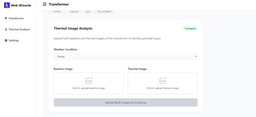
#> input picture Images/5.jpeg, 256 x 117 px, shrunk from 1600 x 734 before the run
$ python analyze.py ../Images/5.jpeg ../Images/6.jpeg
#> lines starting #> are read from the running program, lines starting #| are printed output that depends on the picture; after the words box and inside, x2 and y2 are one past the last pixel; in counts of white or black regions, pixels touching at a corner belong together
### ML Model/segment_transformer.py
"""
Unsupervised transformer part segmentation (simple, dependency-light).

Approach:
1. Load image (RGB) with Pillow.
2. Build a feature vector per pixel: [R, G, B, intensity, x/W, y/H].
3. Run a lightweight custom K-Means (no sklearn dependency) with K clusters (default 4).
4. For each cluster create a binary mask.
5. Score clusters to guess the transformer body region:
   - Reject masks with area fraction < min_area_frac (default 0.02) or > max_area_frac (default 0.75).
   - Compute average local contrast (difference vs 7x7 mean blurred image) inside mask.
   - Compute compactness score = area / (bbox_area + 1e-6).
   - Composite score = (contrast_z + compactness_z + (1 - |0.25 - area_frac|))
   Highest composite wins.
6. Save:
   - result/mask_best.png : best guess mask (white=transformer candidate)
   - result/mask_cluster_<i>.png : mask per cluster
   - result/overlay_cluster_<i>.png : image with that cluster highlighted
   - result/overlay_best.png : highlight of chosen cluster
   - result/segments_meta.json : metrics per cluster & chosen index

Usage:
    python segment_transformer.py input.jpg
    (Outputs to ./result directory.)

Optional args:
    --k 4            Number of clusters (2-8 reasonable)
    --iterations 15  K-Means iterations
    --seed 42        Random seed

Integration idea with analyze.py:
    1. Run this script once per image to isolate transformer.
    2. Multiply candidate image by mask (or crop to mask bbox) before calling analyze_pair for more robust thermal comparison.

No external heavy libs; only Pillow and numpy.
"""
from __future__ import annotations
import sys, os, json, math, random
from typing import Tuple, List, Dict
from PIL import Image, ImageFilter, ImageDraw
import numpy as np

# ------------------------------ Utility functions ------------------------------

def load_image(path: str) -> Image.Image:
    return Image.open(path).convert('RGB')

def image_to_features(img: Image.Image) -> np.ndarray:
    W, H = img.size
    arr = np.array(img, dtype=np.float32)  # H x W x 3
    R = arr[:,:,0]
    G = arr[:,:,1]
    B = arr[:,:,2]
    I = (0.299*R + 0.587*G + 0.114*B)
    # coordinate features normalized 0..1
    xs = np.tile(np.linspace(0,1,W, dtype=np.float32), (H,1))
    ys = np.tile(np.linspace(0,1,H, dtype=np.float32)[:,None], (1,W))
    # stack features (H, W, F)
    feats = np.stack([R, G, B, I, xs*255.0, ys*255.0], axis=-1)  # scale coords similar range
    flat = feats.reshape(-1, feats.shape[-1])
    # standardize features (z-score)
    mean = flat.mean(axis=0, keepdims=True)
    std = flat.std(axis=0, keepdims=True) + 1e-6
    flat = (flat - mean)/std
    return flat

# ------------------------------ K-Means (simple) ------------------------------

def kmeans(data: np.ndarray, k: int, iterations: int = 15, seed: int = 42) -> Tuple[np.ndarray, np.ndarray]:
    """Return (centroids, labels)"""
    n, f = data.shape
    rnd = np.random.RandomState(seed)
    # init: pick k random points
    idx = rnd.choice(n, k, replace=False)
    centroids = data[idx].copy()
    labels = np.zeros(n, dtype=np.int32)
    for it in range(iterations):
        # assign
        # compute distances to centroids (k-means++ style not needed here)
        dists = np.zeros((n, k), dtype=np.float32)
        for ci in range(k):
            diff = data - centroids[ci]
            dists[:,ci] = np.sum(diff*diff, axis=1)
        new_labels = np.argmin(dists, axis=1)
        if it > 0 and np.all(new_labels == labels):
            break  # converged
        labels = new_labels
        # update
        for ci in range(k):
            mask = labels == ci
            if np.any(mask):
                centroids[ci] = data[mask].mean(axis=0)
            else:
                # re-init empty centroid
                centroids[ci] = data[rnd.choice(n)]
    return centroids, labels

# ------------------------------ Scoring clusters ------------------------------

def compute_local_contrast(gray: np.ndarray) -> np.ndarray:
    from scipy.signal import convolve2d  # optional; fallback manual if missing
    # If scipy unavailable, we'll catch and use a simple box filter with numpy

# Provide a pure numpy fallback for local contrast without scipy

def local_mean(gray: np.ndarray, k: int = 7) -> np.ndarray:
    pad = k//2
    padded = np.pad(gray, pad, mode='reflect')
    out = np.zeros_like(gray)
    for y in range(gray.shape[0]):
        for x in range(gray.shape[1]):
            out[y,x] = padded[y:y+k, x:x+k].mean()
    return out

def score_clusters(labels: np.ndarray, img: Image.Image, k: int) -> Dict:
    W, H = img.size
    arr = np.array(img, dtype=np.float32)
    gray = (0.299*arr[:,:,0] + 0.587*arr[:,:,1] + 0.114*arr[:,:,2]) / 255.0

    # local contrast (slow but OK for moderate images)
    try:
        mean_local = local_mean(gray, 7)
    except Exception:
        mean_local = local_mean(gray, 7)
    contrast = np.abs(gray - mean_local)

    total_pixels = W*H
    cluster_info = []
    for ci in range(k):
        mask_flat = (labels == ci)
        count = int(mask_flat.sum())
        area_frac = count / total_pixels
        if count == 0:
            cluster_info.append({
                'cluster': ci,
                'areaFrac': 0.0,
                'contrastMean': 0.0,
                'compactness': 0.0,
                'score': -1e9,
            })
            continue
        # bounding box
        ys, xs = np.nonzero(mask_flat.reshape(H, W))
        minx, maxx = int(xs.min()), int(xs.max())
        miny, maxy = int(ys.min()), int(ys.max())
        bbox_area = (maxx-minx+1)*(maxy-miny+1)
        compactness = count / (bbox_area + 1e-6)
        contrast_mean = float(contrast.reshape(-1)[mask_flat].mean())
        cluster_info.append({
            'cluster': ci,
            'areaFrac': float(area_frac),
            'contrastMean': contrast_mean,
            'compactness': float(compactness),
            'bbox': [minx, miny, maxx, maxy]
        })

    # normalize metrics (z-like) for scoring
    def z(vals):
        v = np.array(vals, dtype=np.float32)
        if len(v) == 0:
            return v
        m = v.mean(); s = v.std() + 1e-6
        return (v - m)/s

    contrast_z = z([c['contrastMean'] for c in cluster_info])
    compact_z = z([c['compactness'] for c in cluster_info])
    area_deviation = [1 - abs(0.25 - c['areaFrac']) for c in cluster_info]  # prefer ~25% region but flexible

    min_area_frac = 0.02
    max_area_frac = 0.75

    best_idx = -1
    best_score = -1e9
    for i, info in enumerate(cluster_info):
        if info['areaFrac'] < min_area_frac or info['areaFrac'] > max_area_frac:
            score = -1e9
        else:
            score = float(contrast_z[i] + compact_z[i] + area_deviation[i])
        info['score'] = score
        if score > best_score:
            best_score = score
            best_idx = i

    return {
        'clusters': cluster_info,
        'bestClusterIdx': best_idx,
        'width': W,
        'height': H
    }

# ------------------------------ Main segmentation pipeline ------------------------------

# [153 lines left out: function segment_image, not called in this run]

# ------------------------------ Minimal API (no extra saves) ------------------------------
def segment_and_reconstruct(path: str, k: int = 4, iterations: int = 12, seed: int = 42) -> Image.Image:
    """Return a reconstructed color Image (transformer region only) without saving intermediates.
    Falls back to original image if segmentation fails.
    """
    img = load_image(path)
    W, H = img.size
    feats = image_to_features(img)
    try:
        _, labels = kmeans(feats, k=k, iterations=iterations, seed=seed)
    except Exception:
        return img
    labels_img = labels.reshape(H, W)
    meta = score_clusters(labels, img, k)
    best_idx = meta['bestClusterIdx']
    if best_idx < 0:
        return img
    best_mask_bool = (labels_img == best_idx).astype(np.uint8)
    # Simple refinement: remove tiny comps
    visited = np.zeros_like(best_mask_bool, dtype=bool)
    refined = np.zeros_like(best_mask_bool, dtype=np.uint8)
    min_area = int(0.002 * W * H)
    from collections import deque
    dirs = [(1,0),(-1,0),(0,1),(0,-1)]
    for y in range(H):
        for x in range(W):
            if best_mask_bool[y, x] == 0 or visited[y, x]:
                continue
            q = deque([(x, y)])
            visited[y, x] = True
            pixels = []
            while q:
                px, py = q.popleft()
                pixels.append((px, py))
                for dx, dy in dirs:
                    nx, ny = px + dx, py + dy
                    if nx < 0 or ny < 0 or nx >= W or ny >= H:
                        continue
                    if not visited[ny, nx] and best_mask_bool[ny, nx] == 1:
                        visited[ny, nx] = True
                        q.append((nx, ny))
            if len(pixels) >= min_area:
                for (px, py) in pixels:
                    refined[py, px] = 1
    arr = np.array(img)
    recon = np.zeros_like(arr)
    recon[refined == 1] = arr[refined == 1]
    return Image.fromarray(recon)

# ------------------------------ CLI ------------------------------

# [35 lines left out: functions parse_args, main, not called in this run]

# [2 lines that do not run on import are left out]

### ML Model/analyze.py
"""
Rule-based thermal comparison script.
Input: baseline.png candidate.png
Output: JSON to stdout with keys: prob, histDistance, dv95, warmFraction, boxes, annotated
- annotated is a data URL (image/png)
"""
import sys
import json
import base64
import io
import os
from PIL import Image, ImageDraw, ImageFont

# Attempt to import minimal segmentation API
try:
    from segment_transformer import segment_and_reconstruct
except Exception:
    segment_and_reconstruct = None

def rgb_to_hsv(r, g, b):
    r_, g_, b_ = r/255.0, g/255.0, b/255.0
    mx = max(r_, g_, b_)
    mn = min(r_, g_, b_)
    diff = mx - mn
    if diff == 0:
        h = 0.0
    elif mx == r_:
        h = (60 * ((g_-b_)/diff) + 360) % 360
    elif mx == g_:
        h = (60 * ((b_-r_)/diff) + 120) % 360
    else:
        h = (60 * ((r_-g_)/diff) + 240) % 360
    s = 0.0 if mx == 0 else diff / mx
    v = mx
    return h/360.0, s, v


def analyze_pair(base_img: Image.Image, cand_img: Image.Image):
    W, H = cand_img.size
    # Hist parameters
    h_bins, s_bins = 30, 32
    hist_base = [0.0]*(h_bins*s_bins)
    hist_cand = [0.0]*(h_bins*s_bins)

    # Prepare pixel access
    base_px = base_img.convert('RGB').load()
    cand_px = cand_img.convert('RGB').load()

    # dv95 sampling approx 10% pixels
    sample_every = 10
    dv_vals = []

    # Warm mask
    mask = [[False]*W for _ in range(H)]

    for y in range(H):
        for x in range(W):
            rB, gB, bB = base_px[x, y]
            rC, gC, bC = cand_px[x, y]
            hB, sB, vB = rgb_to_hsv(rB, gB, bB)
            hC, sC, vC = rgb_to_hsv(rC, gC, bC)

            hBinB = min(h_bins-1, max(0, int(hB*h_bins)))
            sBinB = min(s_bins-1, max(0, int(sB*s_bins)))
            hist_base[hBinB*s_bins + sBinB] += 1.0

            hBinC = min(h_bins-1, max(0, int(hC*h_bins)))
            sBinC = min(s_bins-1, max(0, int(sC*s_bins)))
            hist_cand[hBinC*s_bins + sBinC] += 1.0

            if ((x + y*W) % sample_every) == 0:
                dv_vals.append(max(0.0, vC - vB))

            warm_hue = (hC <= 0.17) or (hC >= 0.95)
            warm_sat = sC >= 0.35
            warm_val = vC >= 0.5
            contrast = (vC - vB) >= 0.15
            mask[y][x] = warm_hue and warm_sat and warm_val and contrast

    def normalize(hist):
        s = sum(hist)
        if s > 0:
            for i in range(len(hist)):
                hist[i] /= s

    def l2(a, b):
        return sum((ai-bi)*(ai-bi) for ai, bi in zip(a, b)) ** 0.5

    normalize(hist_base)
    normalize(hist_cand)
    hist_dist = l2(hist_base, hist_cand)

    dv_vals.sort()
    if dv_vals:
        idx = round(0.95*(len(dv_vals)-1))
        dv95 = dv_vals[idx]
    else:
        dv95 = 0.0

    warm_count = sum(1 for y in range(H) for x in range(W) if mask[y][x])
    warm_frac = warm_count/(W*H)

    # Connected components to boxes
    visited = [[False]*W for _ in range(H)]
    dirs = [(1,0),(-1,0),(0,1),(0,-1)]
    boxes = []
    min_area = max(32, int(W*H*0.001))

    from collections import deque
    for y in range(H):
        for x in range(W):
            if not mask[y][x] or visited[y][x]:
                continue
            q = deque([(x,y)])
            visited[y][x] = True
            minX = maxX = x
            minY = maxY = y
            area = 0
            while q:
                px, py = q.popleft()
                area += 1
                minX = min(minX, px)
                minY = min(minY, py)
                maxX = max(maxX, px)
                maxY = max(maxY, py)
                for dx, dy in dirs:
                    nx, ny = px+dx, py+dy
                    if nx < 0 or ny < 0 or nx >= W or ny >= H:
                        continue
                    if not visited[ny][nx] and mask[ny][nx]:
                        visited[ny][nx] = True
                        q.append((nx, ny))
            if area >= min_area:
                boxes.append([minX, minY, maxX-minX+1, maxY-minY+1])

    # First, classify potential faults BEFORE filtering (per user request order)
    # This gives us an overall faultType derived from the raw candidate boxes.
    def classify_fault(img_w, img_h, boxes_list):
        if not boxes_list:
            return "none", []
        # Define middle area as central third of the image
        center_x0, center_y0 = int(img_w * 0.33), int(img_h * 0.33)
        center_x1, center_y1 = int(img_w * 0.67), int(img_h * 0.67)
        total_area = float(img_w * img_h)

        info = []
        has_large_central = False
        has_rectangular = False
        max_area_frac = 0.0

        for (x, y, w, h) in boxes_list:
            area = float(w * h)
            area_frac = area / total_area if total_area > 0 else 0.0
            short_side = max(1.0, float(min(w, h)))
            long_side = float(max(w, h))
            aspect = long_side / short_side

            # central overlap check
            bx0, by0, bx1, by1 = x, y, x + w, y + h
            ox0, oy0 = max(bx0, center_x0), max(by0, center_y0)
            ox1, oy1 = min(bx1, center_x1), min(by1, center_y1)
            overlap = max(0, ox1 - ox0) * max(0, oy1 - oy0)
            overlap_frac = (overlap / area) if area > 0 else 0.0

            # Track maxima and shapes
            max_area_frac = max(max_area_frac, area_frac)
            if aspect >= 2.0:
                has_rectangular = True

            # Per-box label for annotation
            if area_frac >= 0.10:
                box_label = 'Loose joint'
            elif aspect >= 2.0:
                box_label = 'Wire overload'
            else:
                box_label = 'Point overload'

            # Large central if box covers >=30% and overlaps center meaningfully
            if area_frac >= 0.30 and overlap_frac >= 0.4:
                has_large_central = True

            info.append({
                'x': int(x), 'y': int(y), 'w': int(w), 'h': int(h),
                'areaFrac': float(area_frac), 'aspect': float(aspect),
                'overlapCenterFrac': float(overlap_frac), 'label': box_label
            })

        # Decide fault in specified order
        if has_large_central:
            return "loose joint", info
        if max_area_frac < 0.30:
            return "point overload", info
        if has_rectangular:
            return "wire overload", info
        return "none", info

    # Classify on raw boxes first
    fault_type_raw, _ = classify_fault(W, H, boxes)

    # Filter nested boxes if 80% of a box area overlaps another (remove the inner)
    # [9 lines left out: function overlap_area, not called in this run]

    keep = [True] * len(boxes)
    areas = [w * h for (x, y, w, h) in boxes]
    for i in range(len(boxes)):
        if not keep[i]:
            continue
        for j in range(len(boxes)):
            if i == j or not keep[j]:
                continue
            inter = overlap_area(boxes[i], boxes[j])
            if areas[i] > 0 and inter / areas[i] >= 0.8:
                # i is 80% inside j
                keep[i] = False
                break
    filtered = [b for b, k in zip(boxes, keep) if k]

    # Score and prob
    score = (hist_dist/0.5) + dv95 + (warm_frac*2.0)
    prob = 1.0 / (1.0 + pow(2.718281828, -score))

    # Now label each remaining (filtered) box and return their info
    _, box_info = classify_fault(W, H, filtered)
    fault_type = fault_type_raw

    # Provide UI with geometry and labels; frontend will draw overlays
    # Map each box to a high-level fault type for filtering in UI
    enriched = []
    for bi in box_info:
        area_frac = bi['areaFrac']
        aspect = bi['aspect']
        overlap_center = bi['overlapCenterFrac']

        # This logic seems more aligned with user intent.
        if area_frac >= 0.10 and (overlap_center >= 0.4 or area_frac >= 0.30):
            box_fault = 'loose joint'
        elif aspect >= 2.0:
            box_fault = 'wire overload'
        else: # Default to point overload for other warm regions
            box_fault = 'point overload'
        bi2 = dict(bi)
        bi2['boxFault'] = box_fault
        enriched.append(bi2)

    return {
        'prob': float(prob),
        'histDistance': float(hist_dist),
        'dv95': float(dv95),
        'warmFraction': float(warm_frac),
        'imageWidth': int(W),
        'imageHeight': int(H),
        'boxes': filtered,
        'boxInfo': enriched,
        'faultType': fault_type,
        # annotated is now empty; UI will render overlays
        'annotated': '',
    }


# [39 lines left out: function draw_bounding_boxes, not called in this run]


def main():
    if len(sys.argv) != 3:
        print(json.dumps({'error': 'usage: analyze.py BASELINE CANDIDATE'}))
        sys.exit(2)
    base_path, cand_path = sys.argv[1], sys.argv[2]

    # Create result folder
    script_dir = os.path.dirname(os.path.abspath(__file__))
    result_dir = os.path.join(script_dir, 'result')
    os.makedirs(result_dir, exist_ok=True)

    try:
        # Load originals
        orig_base = Image.open(base_path).convert('RGB')
#> orig_base is the input picture: PIL image 256x117 RGB; mean R, G, B 248.5, 249, 250.2
        orig_cand = Image.open(cand_path).convert('RGB')
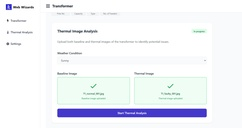
#> input picture Images/6.jpeg, 242 x 128 px, shrunk from 1515 x 799 before the run
#> orig_cand is the input picture: PIL image 242x128 RGB; mean R, G, B 240.5, 242.6, 247.6

        # Apply segmentation if available
        if segment_and_reconstruct is not None:
            seg_base = segment_and_reconstruct(base_path)
#> in image_to_features, `mean = flat.mean(axis=0, keepdims=True)`: mean = [[248.5, 249, 250.2, 249, 127.5, 127.5]]
#> in image_to_features, `std = flat.std(axis=0, keepdims=True) + 1e-6`: std = [[15.77, 15.37, 13.63, 15.23, 73.9, 74.25]]
#> in kmeans, `centroids = data[idx].copy()`: centroids = [[0.415, 0.39, 0.355, 0.395, -1.67, 0.829], [0.415, 0.39, 0.355, 0.395, 0.101, -1.1], [0.352, 0.39, 0.355, 0.375, -0.94, -0.207], [0.0346, 0.0646, 0.135, 0.0618, 1.52, 0.651]]
#> after the loop in kmeans, `for it in range(iterations):`: centroids = [[0.215, 0.202, 0.192, 0.205, -0.182, 1.03], [0.169, 0.184, 0.208, 0.182, 1, -0.468], [0.261, 0.254, 0.239, 0.255, -0.845, -0.726], [-3.39, -3.37, -3.37, -3.39, -0.325, 0.479]]
#> in segment_and_reconstruct, `labels_img = labels.reshape(H, W)`:
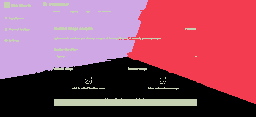
#> labels_img: shape (117, 256) int64; 4 distinct labels, from 0 to 3; one colour per label, 0 black
#> in score_clusters, `contrast = np.abs(gray - mean_local)`:
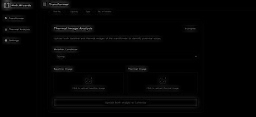
#> contrast: shape (117, 256) float32; min 0, max 0.595, mean 0.0152
#> the loop in score_clusters, `for ci in range(k):` made 4 passes
#> (count, area_frac, minx, maxx, miny, maxy, bbox_area, compactness) on passes 1 to 4: (9752, 0.326, 0, 255, 57, 116, 15360, 0.635), (9697, 0.324, 119, 255, 0, 103, 14248, 0.681), (8728, 0.291, 0, 147, 0, 78, 11692, 0.746), (1775, 0.0593, 4, 196, 2, 105, 20072, 0.0884)
#> after the loop in score_clusters, `for ci in range(k):`: cluster_info = 4 items
#> in score_clusters, `contrast_z = z([c['contrastMean'] for c in cluster_info])`: contrast_z = [-0.556, -0.749, -0.415, 1.72]
#> in score_clusters, `compact_z = z([c['compactness'] for c in cluster_info])`: compact_z = [0.371, 0.545, 0.796, -1.71]
#> in score_clusters, `area_deviation = [1 - abs(0.25 - c['areaFrac']) for c in cluster_info]`: area_deviation = [0.924, 0.926, 0.959, 0.809]
#> the loop in score_clusters, `for i, info in enumerate(cluster_info):` made 4 passes
#> (score, best_score, best_idx) on passes 1, 3: (0.739, 0.739, 0), (1.34, 1.34, 2)
#> after the loop in score_clusters, `for i, info in enumerate(cluster_info):`: best_idx = 2; best_score = 1.34
#> in segment_and_reconstruct, `meta = score_clusters(labels, img, k)`: meta = 4 items
#> in segment_and_reconstruct, `best_idx = meta['bestClusterIdx']`: best_idx = 2
#> in segment_and_reconstruct, `best_mask_bool = (labels_img == best_idx).astype(np.uint8)`:
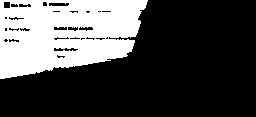
#> best_mask_bool: shape (117, 256); values 0 (black) and 1 (white), 29.1% white; 1 white region, box (x1, y1, x2, y2) and area: (0, 0, 148, 79) 8728
            seg_cand = segment_and_reconstruct(cand_path)
#> call 2 of segment_and_reconstruct, with path = '../Images/6.jpeg', k = 4, iterations = 12, seed = 42
#> in image_to_features (call 2), `B = arr[:,:,2]`:
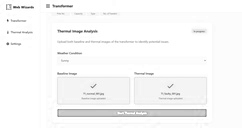
#> B: shape (128, 242) float32; min 73, max 255, mean 247.6
#> in image_to_features (call 2), `mean = flat.mean(axis=0, keepdims=True)`: mean = [[240.5, 242.6, 247.6, 242.5, 127.5, 127.5]]
#> in image_to_features (call 2), `std = flat.std(axis=0, keepdims=True) + 1e-6`: std = [[37.74, 39.67, 17.76, 36.21, 73.92, 74.19]]
#> in segment_and_reconstruct (call 2), `labels_img = labels.reshape(H, W)`:
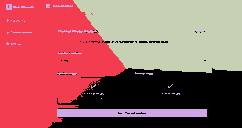
#> labels_img: shape (128, 242) int64; 4 distinct labels, from 0 to 3; one colour per label, 0 black
#> call 2 of local_mean, with k = 7
#> in local_mean (call 2), `padded = np.pad(gray, pad, mode='reflect')`:
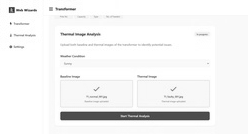
#> padded: shape (134, 248) float32; min 0.129, max 1, mean 0.954
#> (the rest of the program and of its run is left out)
